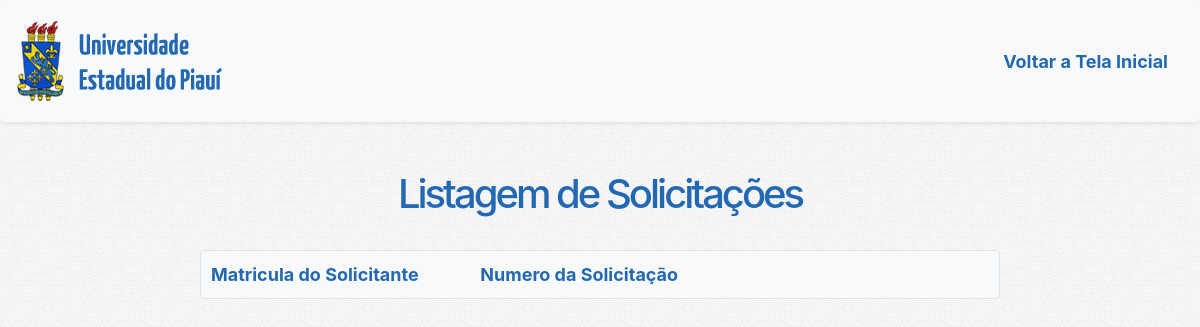
Page /lista_solicitacoes_auditoria.php on the earlier database version.
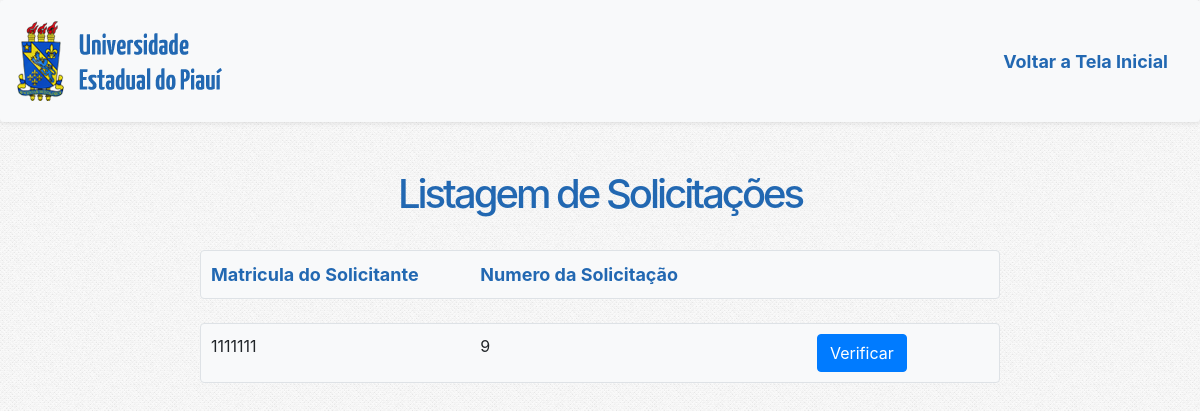
Same page on the later database version.
### tables this page shows
CREATE TABLE `ARQUIVOS` (
  `MATRICULA` int(10) NOT NULL,
  `ID_SOLICITACAO` int(11) NOT NULL,
  `TRANSPORTE` varchar(150) NOT NULL,
  `HOSPEDAGEM` varchar(150) NOT NULL,
  `ALIMENTACAO` varchar(150) NOT NULL,
  `VALIDACAO` varchar(20) NOT NULL DEFAULT 'Em Avaliacao',
  `JUSTIFICATIVA` varchar(200) NOT NULL
);

### lista_solicitacoes_auditoria.php (the view, shortened to what this page needs)
<!DOCTYPE html>
<html lang="pt-br">
<head>
	<?php
		include_once "cabecalho_auditoria.php";
	?>
</head>
<body>
	<center>
		<h1 id="titulo_principal">Listagem de Solicitações</h1>
	</center>
	<br>
	<div class="d-flex justify-content-center">
		<div class="col-md-8 bg-light border rounded" style="border-color: black; border-style: dotted; padding: 10px;">
			<div class="row">
				<div class="col-md-4">
					<b>Matricula do Solicitante</b>
				</div>
				<div class="col-md-4">
					<b>Numero da Solicitação</b>
				</div>
			</div>
		</div>
	</div>
	<br>
	<?php
		$sql_solicitacao = mysqli_query($conexao,"SELECT * FROM ARQUIVOS WHERE VALIDACAO = 'Em Avaliacao' OR VALIDACAO = 'Negado - Auditoria'");
		while($aux = mysqli_fetch_assoc($sql_solicitacao)){
	?>
			<div class="d-flex justify-content-center">
				<div class="col-md-8 bg-light border rounded" style="border-color: black; border-style: dotted; padding: 10px;">
					<div class="row">
						<div class="col-md-4">
							<?php echo $aux["MATRICULA"]; ?>
						</div>
						<div class="col-md-5">
							<?php echo utf8_encode($aux["ID_SOLICITACAO"]); ?>
						</div>
						<div class="col-md-1">
							<a role="button" class="btn btn-primary" href="detalhe_solicitacao_auditoria.php?id=<?php echo $aux['ID_SOLICITACAO']?>" >Verificar</a>
						</div>
					</div>
				</div>
			</div>
			<br>
	<?php
		}
	?>
</body>
</html>

Differences in the rows shown:
added arquivos: MATRICULA "1111111", ID_SOLICITACAO "9"
